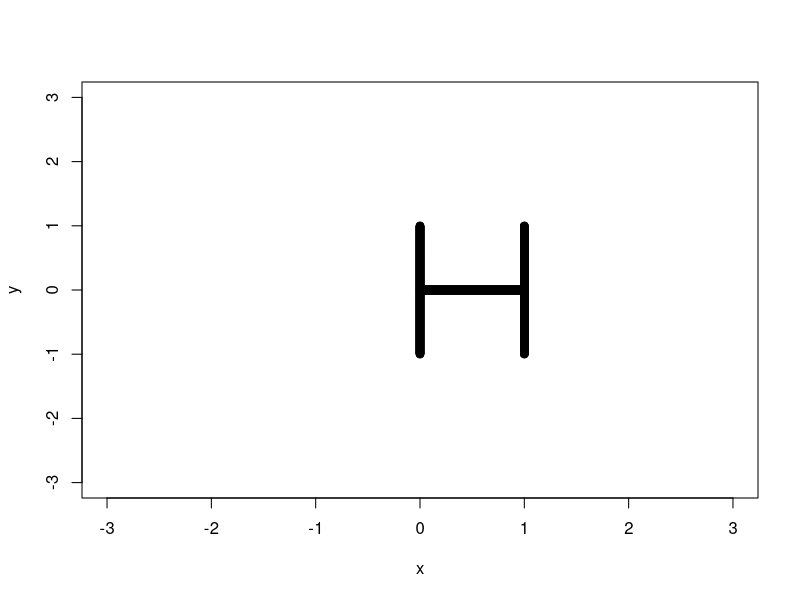

The R script that drew this image: (Note: this script raises an error after producing the figure.)
## ---- chunk 1
knitr::opts_chunk$set(eval = TRUE, results = TRUE)
## ---- chunk 2

x=c(rep(0,500),seq(0,1,length.out=1000), rep(1,500))
y=c(seq(-1,1,length.out=500),rep(0,1000), seq(-1,1,length.out=500))
z=rbind(x,y)
plot(y~x, xlim=c(-3,3), ylim=c(-3,3))

dev.control('enable')

myani=ani.record(reset = TRUE, replay.cur = FALSE)


a=diag(2)
x11()
for (i in seq(-3,3,length.out=100)){
  a[1,1]=i
  newmat=apply(z,2,function(x) a%*%x)
  plot(newmat[2,]~newmat[1,], xlim=c(-3,3), ylim=c(-3,3))
  ani.record()
  #Sys.sleep(1)
}

a=diag(2) 
for (i in seq(-3,3,length.out=100)){
  
  a[1,2]=i
  newmat=apply(z,2,function(x) a%*%x)
  plot(newmat[2,]~newmat[1,], xlim=c(-3,3), ylim=c(-3,3))
  ani.record()
  #Sys.sleep(1)
}

a=diag(2) 
for (i in seq(-3,3,length.out=100)){
  
  a[2,1]=i
  newmat=apply(z,2,function(x) a%*%x)
  plot(newmat[2,]~newmat[1,], xlim=c(-3,3), ylim=c(-3,3))
  ani.record()
  #Sys.sleep(1)
}

a=diag(2) 
for (i in seq(-3,3,length.out=100)){
  
  a[2,2]=i
  newmat=apply(z,2,function(x) a%*%x)
  plot(newmat[2,]~newmat[1,], xlim=c(-3,3), ylim=c(-3,3))
  ani.record()
  #Sys.sleep(1)
}

myf=function(x){matrix(c(cos(x), -sin(x), sin(x), cos(x)), byrow=TRUE, nrow=2)}

for (i in seq(0,20,length.out=100)){
  a=myf(i)
  newmat=apply(z,2,function(x) a%*%x)
  plot(newmat[2,]~newmat[1,], xlim=c(-3,3), ylim=c(-3,3))
  ani.record()
  #Sys.sleep(1)
}

